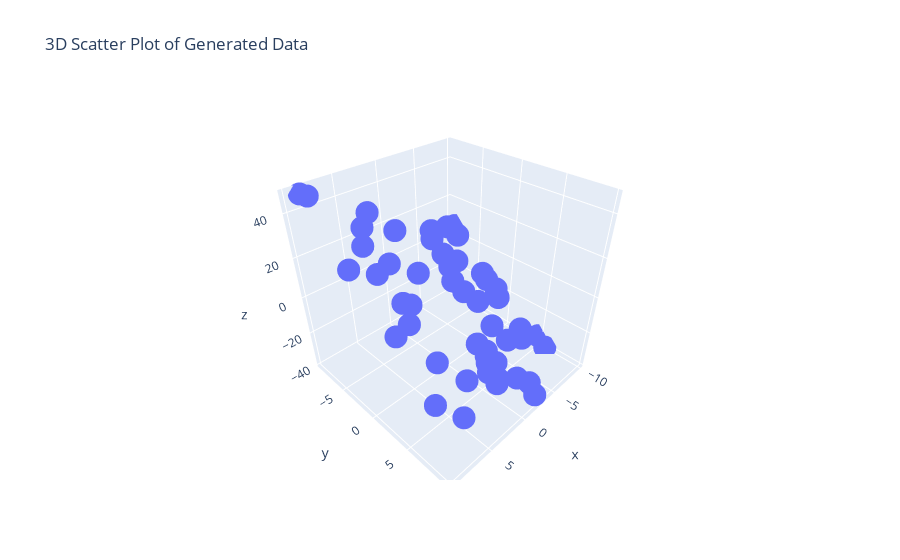

Notebook source saved alongside this figure:
### Markdown cell above
# Laboratorio 04
Objetivo: Programar una regresión multivariada


1. Para simular un conjunto de características $x_1$ , $x_2$,..., $x_n$ trabajaremos en la primera parte con dos características de datos aleatorios que presentan un plano y mostraremos que los párametros optimizados se corresponden con el valor esperado.

- Definir la ecuación  $y = 2.1*x_1 - 3.1*x_2$, y generar números aleatorios que pertenecen al plano.

- Realizar un diagrama 3D de los puntos generados aleatoriamente.


Nuestro objetivo será encontrar los valores $\theta_0 = 0, \theta_1=2.1, \theta_1=3.1$ que mejor ajustar el plano, empleando cálculos vectorizados.

### Code cell
y = lambda x_1, x_2: 2.1*x_1 - 3.1*x_2 + np.random.normal(0, 0.1)

n = 50
# Create input values X as numpy arrays
X_1 = np.random.random(n) * 20 - 10  # Rango entre -10, 10
X_2 = np.random.random(n) * 20 - 10
X = np.column_stack([X_1, X_2])  # Stack as columns using numpy
Y = y(X_1, X_2)

# Plot generated data
fig = px.scatter_3d(x=X_1, y=X_2, z=Y, title='3D Scatter Plot of Generated Data')
fig.show()

### Figure 1 — Plotly figure (JSON) as saved in the notebook; plotly's stock layout.template omitted (floating-point values rounded to 4 significant figures)
{"data": [{"hovertemplate": "x=%{x}<br>y=%{y}<br>z=%{z}<extra></extra>", "legendgroup": "", "marker": {"color": "#636efa", "symbol": "circle"}, "mode": "markers", "name": "", "scene": "scene", "showlegend": false, "type": "scatter3d", "x": [-8.148, 6.821, 4.442, 0.1652, -3.887, -7.717, 0.6546, 6.036, 9.067, 1.141, -6.537, -2.59, 1.233, -2.787, -3.864, 0.7183, -8.064, 6.93, -8.515, 7.976, 6.031, 4.611, 5.292, -3.997, -0.01779, -2.103, -3.267, 1.814, 1.878, 6.59, 1.699, 9.162, -3.864, 0.6718, -4.744, 2.675, -8.837, -9.695, -2.311, 8.183, -3.476, -5.283, 9.793, -8.06, -9.787, -1.329, 8.821, -7.484, -9.445, 5.036], "y": [-2.509, 5.38, -3.185, 5.25, -6.247, 0.2751, 5.653, 0.3869, 2.989, 6.2, 4.706, 8.709, 7.639, -0.4818, -4.556, -6.724, -8.042, 2.172, -0.7027, 9.534, -4.745, -6.631, 0.5706, 4.644, 6.358, 9.788, 3.095, 8.0, 6.997, -2.179, -2.369, -2.513, 0.5728, 4.511, -7.255, -8.342, -7.095, -8.375, -1.607, -9.111, -3.166, -3.854, 8.182, -1.789, 4.747, 8.037, -9.204, 3.782, 6.011, 7.167], "z": [-9.441, -2.46, 19.09, -16.04, 11.09, -17.17, -16.26, 11.37, 9.667, -16.93, -28.42, -32.55, -21.2, -4.466, 5.902, 22.24, 7.888, 7.71, -15.81, -12.91, 27.27, 30.13, 9.236, -22.9, -19.85, -34.87, -16.56, -21.1, -17.85, 20.49, 10.8, 26.92, -9.999, -12.68, 12.42, 31.37, 3.328, 5.495, 0.0203, 45.32, 2.407, 0.7466, -4.909, -11.49, -35.38, -27.81, 46.95, -27.55, -38.58, -11.75]}], "layout": {"legend": {"tracegroupgap": 0}, "scene": {"domain": {"x": [0, 1], "y": [0, 1]}, "xaxis": {"title": {"text": "x"}}, "yaxis": {"title": {"text": "y"}}, "zaxis": {"title": {"text": "z"}}}, "title": {"text": "3D Scatter Plot of Generated Data"}}}
